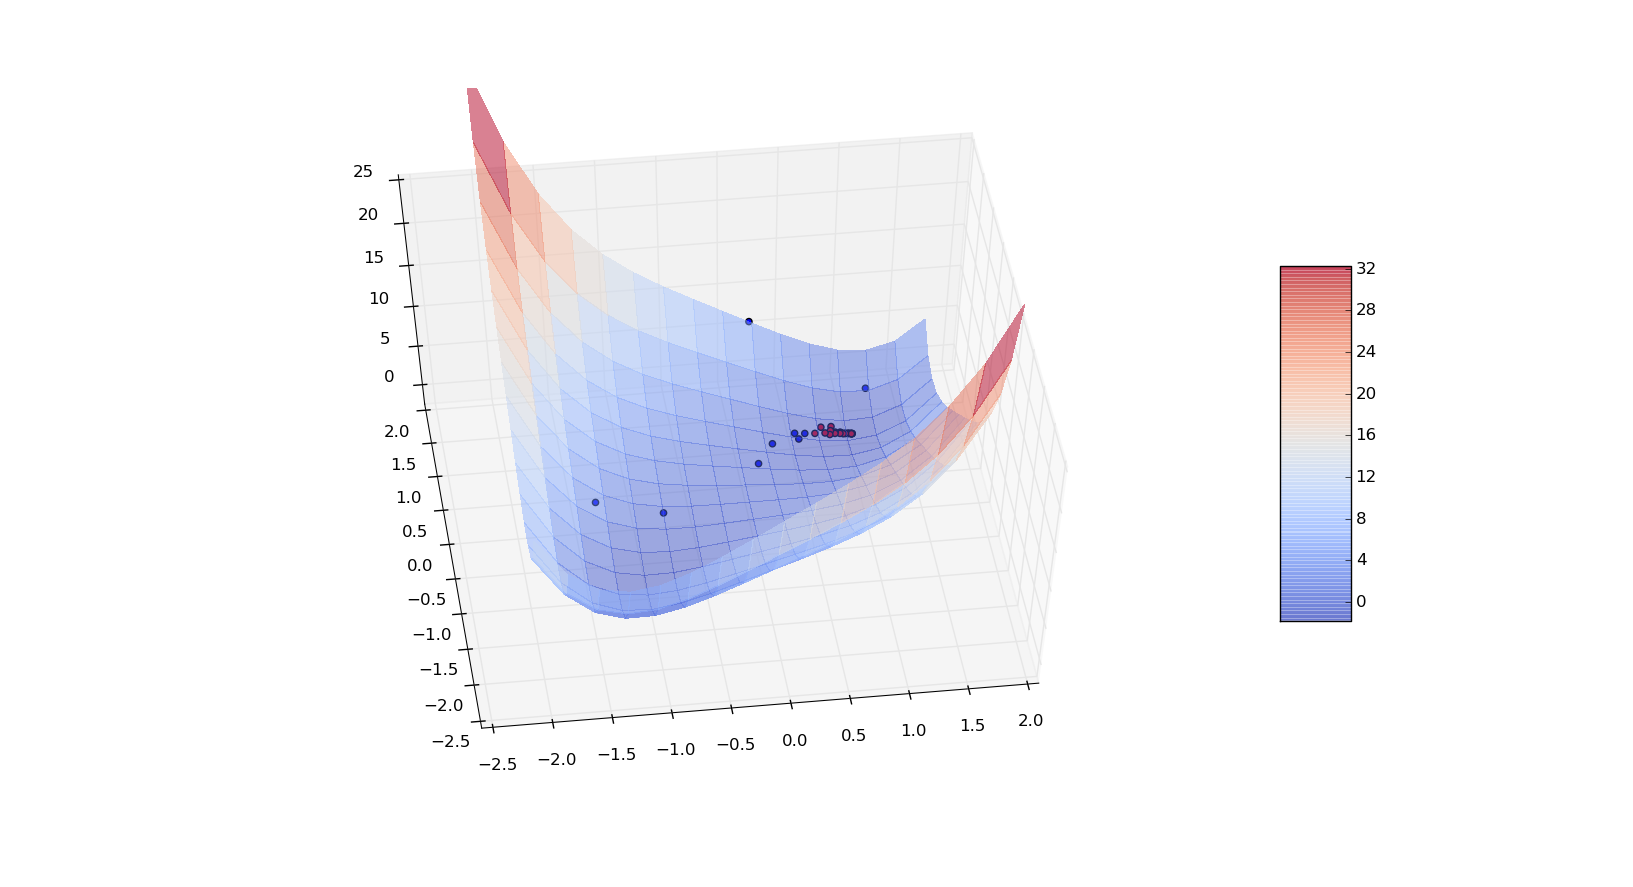

Source code (Python):

import math
import nelder_mead
import random
import numpy as np
from matplotlib import cm
import matplotlib.pyplot as plt
from mpl_toolkits.mplot3d import Axes3D

def cost(x,y):
    return (pow(x,4) + pow(y,4) - 4*x*y)

#plt.hold(True)
fig = plt.figure()
ax = fig.gca(projection='3d')
X = np.arange(-2, 2, 0.25)
Y = np.arange(-2, 2, 0.25)
X, Y = np.meshgrid(X, Y)
Z = cost(X,Y)

surf = ax.plot_surface(X, Y, Z, rstride=1, cstride=1, cmap=cm.coolwarm,
                       linewidth=0, antialiased=False, alpha=0.5)
ax.set_zlim(-2.0, 25.0)

fig.colorbar(surf, shrink=0.5, aspect=5)

points = []
for i in range (0, 3):
    x = random.uniform(-2,2)
    y = random.uniform(-2,2)
    z = cost(x,y)
    ax.scatter(x,y,z)
    points.append(nelder_mead.NelderMeadPoint(np.array([x,y]),z))

model = nelder_mead.NelderMead(2,points)

color = "b"
for i in range (0, 30):
    point = model.get_next_point()
    point.cost = cost(point.coordinates[0],point.coordinates[1])
    model.set_next_point(point)
    if (i > 5): color = "r"
    else: color = "b"
    ax.scatter(point.coordinates[0],point.coordinates[1],point.cost, c=color)

plt.show()
